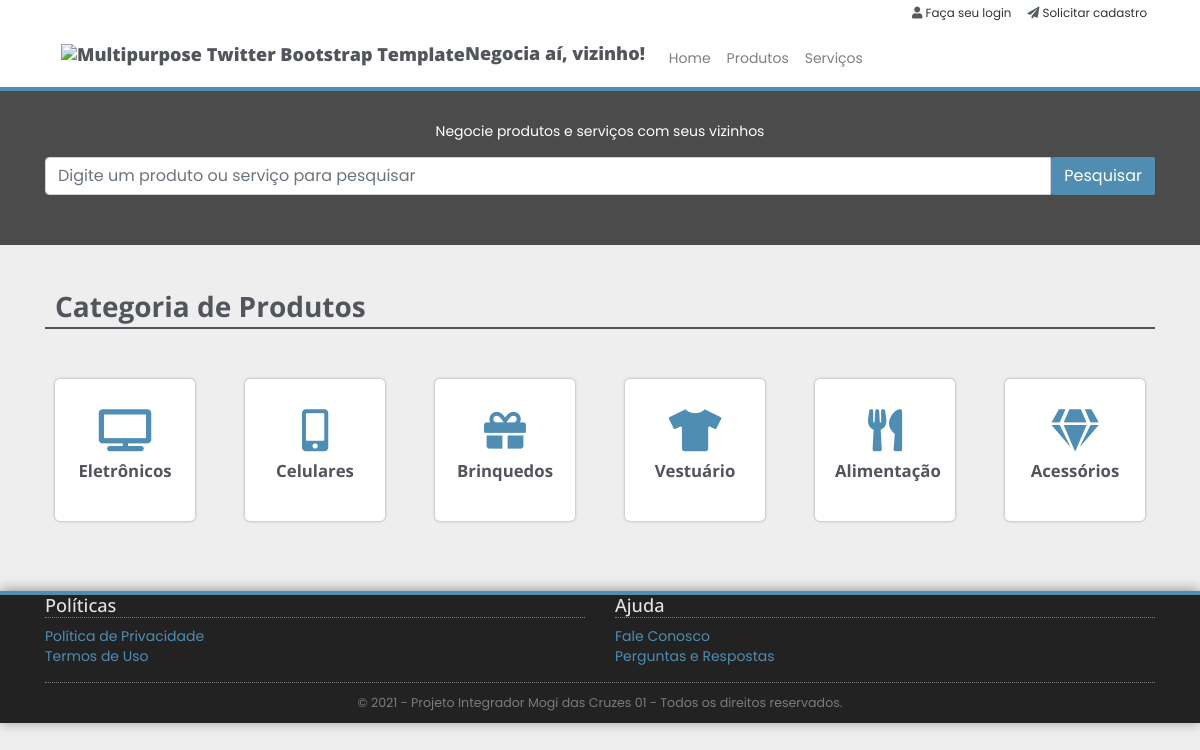
/produtos/, run on the app's committed database.
### anuncios/models.py (models this page shows, shortened)
class Categoria(models.Model):
    STATUS_CHOICES = (
        ('P', 'Produto'),
        ('S', 'Serviço'),
    )
    nm_categoria = models.CharField(
        max_length=150, verbose_name='Nome da Categoria')
    tp_categoria = models.CharField(
        max_length=1, verbose_name='Tipo de Categoria', choices=STATUS_CHOICES)
    nm_icone = models.CharField(max_length=30, verbose_name='Nome do Ícone',
                                help_text='Opções no site https://fontawesome.com.')

### anuncios/views.py (the view)
# urls.py: path('produtos/', views.produtos, name = 'produtos'),
def produtos(request):
    categorias_todas = list(Categoria.objects.filter(tp_categoria='P'))
    categorias = []
    for itens in categorias_todas:
        if Produto.objects.filter(categoria=itens.id, st_produto='A').exclude(usuario__in=usuarios_inativos()).count() > 0:
            categorias.append(itens)
    return render(request, 'anuncios/produtos.html', {'categorias': categorias})

### anuncios/views.py (called while the page is built)
def usuarios_inativos():
    group = Group.objects.get(name='Inativo')
    usersx = group.user_set.all()
    list = []
    for item in usersx:
        list.append(item.id)
    return list

### anuncios/templates/anuncios/produtos.html (shortened to what this page needs)
{% extends 'base.html' %}
{% load static %}
{% block content %}
       <div class="section">
	        <div class="container">
                <h2>Categoria de Produtos</h2>
	        	<div class="row">
					{% for categoria in categorias %}
	        		<div class="col-md-2 col-sm-6">
	        			<div class="service-wrapper">
                            <a href="/lista_produtos/{{categoria.id}}">
							<i class="{{categoria.nm_icone}}"></i>
		        			<h3>{{categoria.nm_categoria}}</h3>
							</a>
	        			</div>
	        		</div>
	        	    {% endfor %}
	        	</div>
	        </div>
	    </div>
{% endblock %}

### anuncios/static/css/main.css (style rules this page uses)
body { background: url(../img/page-background.png); }
.section { padding: 30px 0; -webkit-transform: translateZ(0); -moz-transform: translateZ(0); -o-transform: translateZ(0); -ms-transform: translateZ(0); transform: translateZ(0); }
.section .container:first-child h1, .section .container:first-child h2, .section .container:first-child h3 { margin-top: 0; font-weight: 700; }
body { font-family: Arial, Helvetica, sans-serif; font-size: 14px; line-height: 20px; color: #535b60; }
h2 { color: #53555c; font-family: 'Open Sans', sans-serif; font-size: 2em; border-bottom: 2px solid #53555c; line-height: 1.5em; margin: 30px 0; padding-left: 10px; }
h3 { font-family: 'Open Sans', sans-serif; color: #53555c; font-size: 1.5em; }
a { color: #4f8db3; }
.service-wrapper { background: #FFF; margin: 20px 10px; text-align: center; padding: 30px 20px; -webkit-border-radius: 5px; -webkit-background-clip: padding-box; -moz-border-radius: 5px; -moz-background-clip: padding; border-radius: 5px; background-clip: padding-box; -webkit-box-shadow: 0 0 3px #999; -moz-box-shadow: 0 0 3px #999; box-shadow: 0 0 3px #999; color: 0 0 3px #999; }
.service-wrapper h3 { font-size: 1.2em; margin: 10px 0 !important; }

### anuncios/static/css/main-product-detail.css (style rules this page uses)
body { background-color: #eee; font-family: "Poppins", sans-serif }

### data on the page
Categoria: nm_categoria "Eletrônicos"
Categoria: nm_categoria "Celulares"
Categoria: nm_categoria "Brinquedos"
Categoria: nm_categoria "Vestuário"
Categoria: nm_categoria "Alimentação"
Categoria: nm_categoria "Acessórios"
